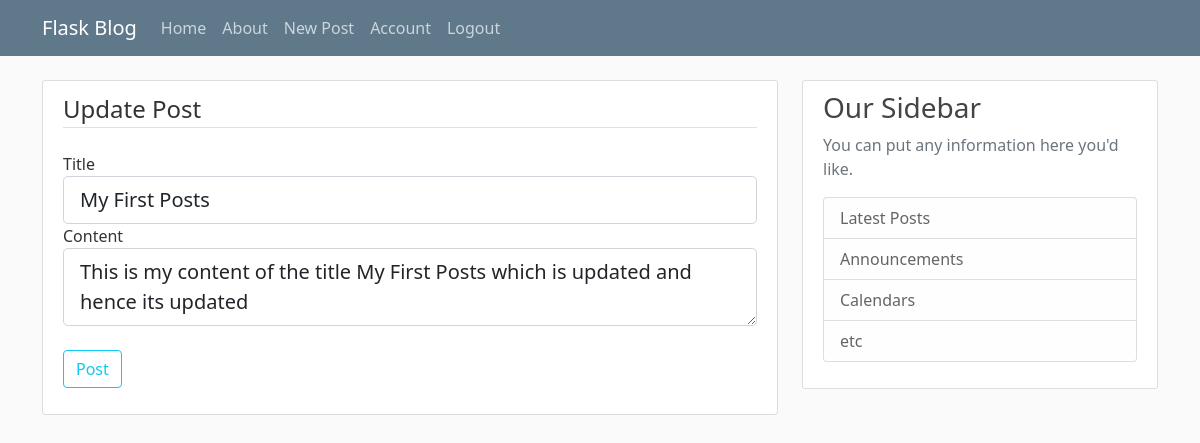
Page /post/1/update (signed in) on the earlier database version.
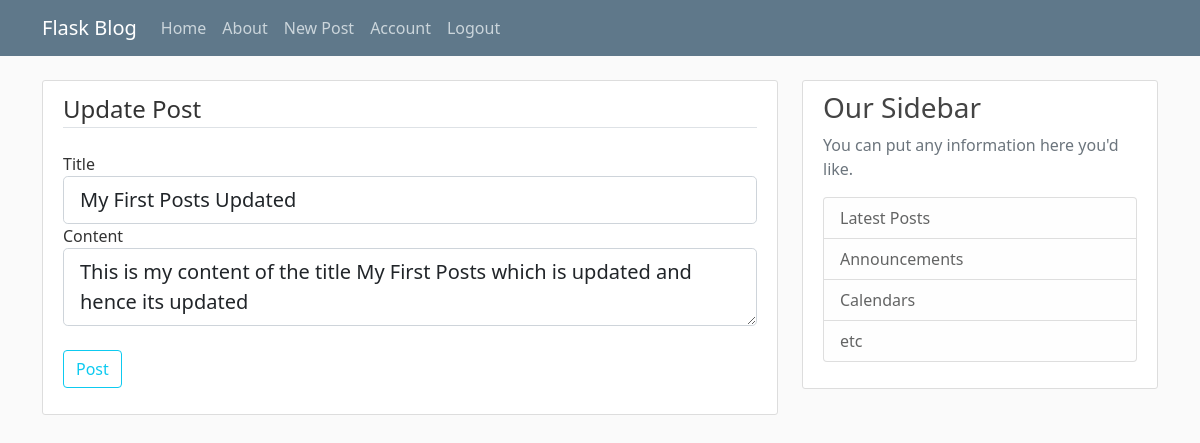
Same page on the later database version.
### flaskblog/models.py (models this page shows, shortened)
class Posts(db.Model):
    id = db.Column(db.Integer, primary_key=True)
    title = db.Column(db.String(100), nullable=False)
    date_posted = db.Column(db.DateTime, nullable=False,
                            default=datetime.utcnow)
    content = db.Column(db.Text, nullable=False)
    user_id = db.Column(db.Integer, db.ForeignKey('user.id'), nullable=False)

### flaskblog/post/routes.py (the view)
@posts.route('/post/<int:post_id>/update',methods=['GET','POST'])
@login_required
def update_post(post_id):
    post = Posts.query.get_or_404(post_id)
    if  post.author != current_user:
        abort(403)
    form = PostForm()
    if form.validate_on_submit():
        post.title = form.title.data
        post.content = form.content.data
        db.session.commit()
        flash('Your Post Has Been Updated','success')
        return redirect(url_for('posts.post',post_id=post.id))
    elif request.method == 'GET':
        form.title.data = post.title
        form.content.data = post.content
    return render_template('create_post.html',title='Update Post', form=form, legend='Update Post')

### flaskblog/post/form.py
class PostForm(FlaskForm):
    title = StringField('Title',validators=[DataRequired()])
    content = TextAreaField('Content',validators=[DataRequired()])
    submit = SubmitField('Post')

### flaskblog/models.py (called while the page is built)
@login_manager.user_loader
def load_user(user_id):
    return User.query.get(int(user_id))

### flaskblog/templates/create_post.html (shortened to what this page needs)
{% extends "layout.html" %}
{% block content %}
<div class="content-section">
    <form method="POST" action="">
        <fieldset class="form-group">
            <legend class="border-bottom mb-4">{{legend}}</legend>
            <div class="form-group">
                {{form.title.label(class="form-control-label")}}
                {% if form.title.errors %}
                {{form.title(class="form-control form-control-lg is-invalid")}}
                <div class="invalid-feedback">
                    {% for error in form.title.errors %}
                    <span>{{error}}</span>
                    {% endfor %}
                </div>
                {% else %}
                {{form.title(class="form-control form-control-lg")}}
                {% endif %}
            </div>
            <div class="form-group">
                {{form.content.label(class="form-control-label")}}
                {% if form.content.errors %}
                {{form.content(class="form-control form-control-lg is-invalid")}}
                <div class="invalid-feedback">
                    {% for error in form.content.errors %}
                    <span>{{error}}</span>
                    {% endfor %}
                </div>
                {% else %}
                {{form.content(class="form-control form-control-lg")}}
                {% endif %}
            </div>
        </fieldset>
        <br>
        <div class="form-group">
            {{form.submit(class="btn btn-outline-info")}}
        </div>
    </form>
</div>
{% endblock content %}

Differences in the rows shown:
changed Posts: title "My First Posts" → "My First Posts Updated"
